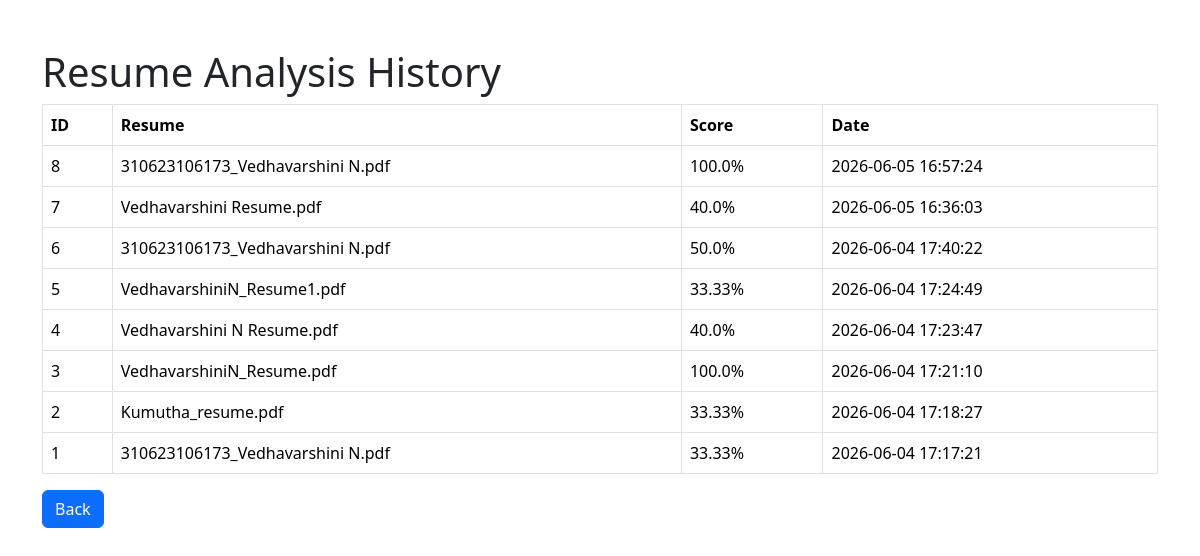
The app's page /history with its own data.
### tables this page shows
CREATE TABLE history(
        id INTEGER PRIMARY KEY AUTOINCREMENT,
        resume_name TEXT,
        score REAL,
        date TIMESTAMP DEFAULT CURRENT_TIMESTAMP
    );

### app.py (the view)
@app.route('/history')
def history():
    records = get_history()
    return render_template(
        "history.html",
        records=records
    )

### database.py (called while the page is built)
def get_history():
    conn = sqlite3.connect("ats.db")
    cursor = conn.cursor()
    cursor.execute(
        "SELECT * FROM history ORDER BY id DESC"
    )
    data = cursor.fetchall()
    conn.close()
    return data

### templates/history.html (shortened to what this page needs)
<!DOCTYPE html>
<html>
<head>
<link href="https://cdn.jsdelivr.net/npm/bootstrap@5.3.3/dist/css/bootstrap.min.css" rel="stylesheet">
</head>
<body>
<div class="container mt-5">
<h1>Resume Analysis History</h1>
<table class="table table-bordered">
<tr>
<th>ID</th>
<th>Resume</th>
<th>Score</th>
<th>Date</th>
</tr>
{% for row in records %}
<tr>
<td>{{ row[0] }}</td>
<td>{{ row[1] }}</td>
<td>{{ row[2] }}%</td>
<td>{{ row[3] }}</td>
</tr>
{% endfor %}
</table>
<a href="/" class="btn btn-primary">
Back
</a>
</div>
</body>
</html>

### records on screen
history: id "8", resume_name "310623106173_Vedhavarshini N.pdf", score "100.0", date "2026-06-05 16:57:24"
history: id "7", resume_name "Vedhavarshini Resume.pdf", score "40.0", date "2026-06-05 16:36:03"
history: id "6", resume_name "310623106173_Vedhavarshini N.pdf", score "50.0", date "2026-06-04 17:40:22"
history: id "5", resume_name "VedhavarshiniN_Resume1.pdf", score "33.33", date "2026-06-04 17:24:49"
history: id "4", resume_name "Vedhavarshini N Resume.pdf", score "40.0", date "2026-06-04 17:23:47"
history: id "3", resume_name "VedhavarshiniN_Resume.pdf", score "100.0", date "2026-06-04 17:21:10"
history: id "2", resume_name "Kumutha_resume.pdf", score "33.33", date "2026-06-04 17:18:27"
history: id "1", resume_name "310623106173_Vedhavarshini N.pdf", score "33.33", date "2026-06-04 17:17:21"
